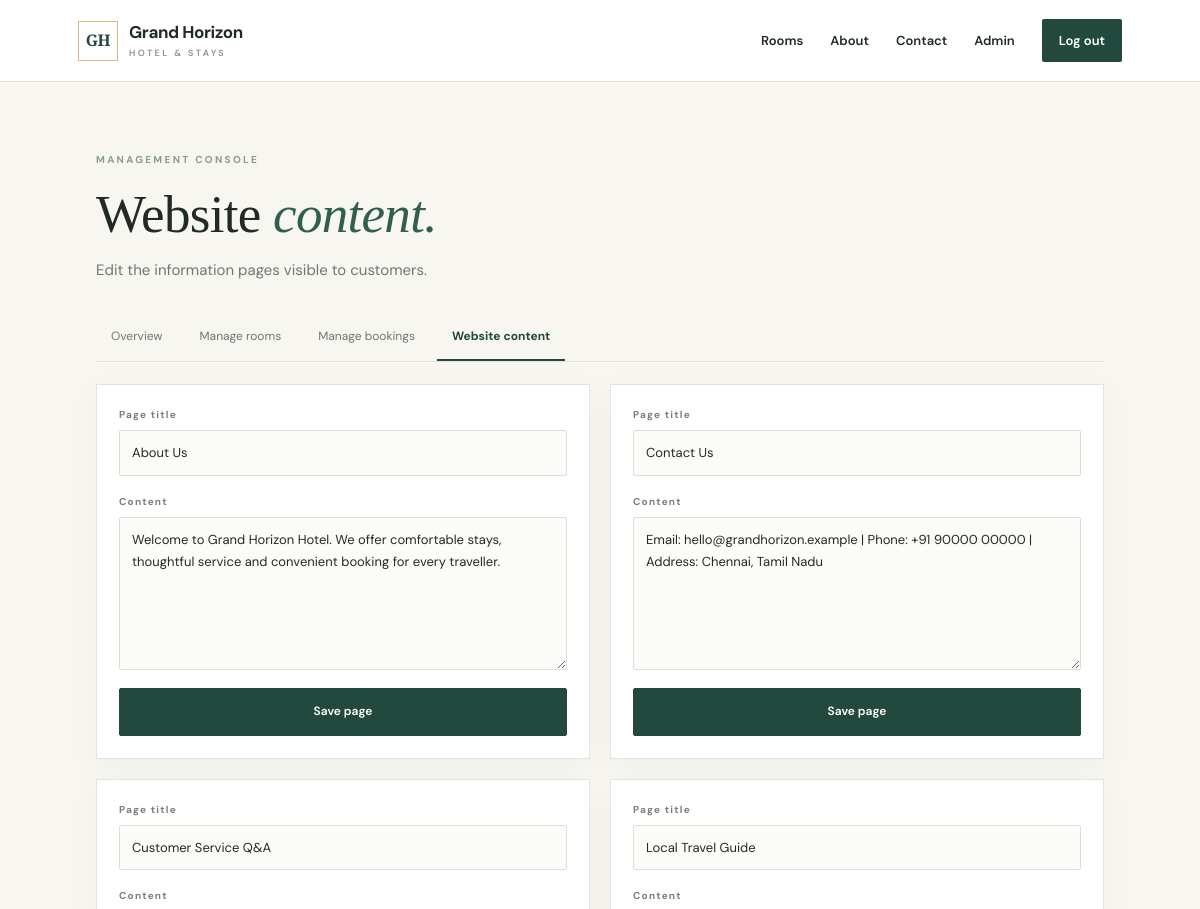
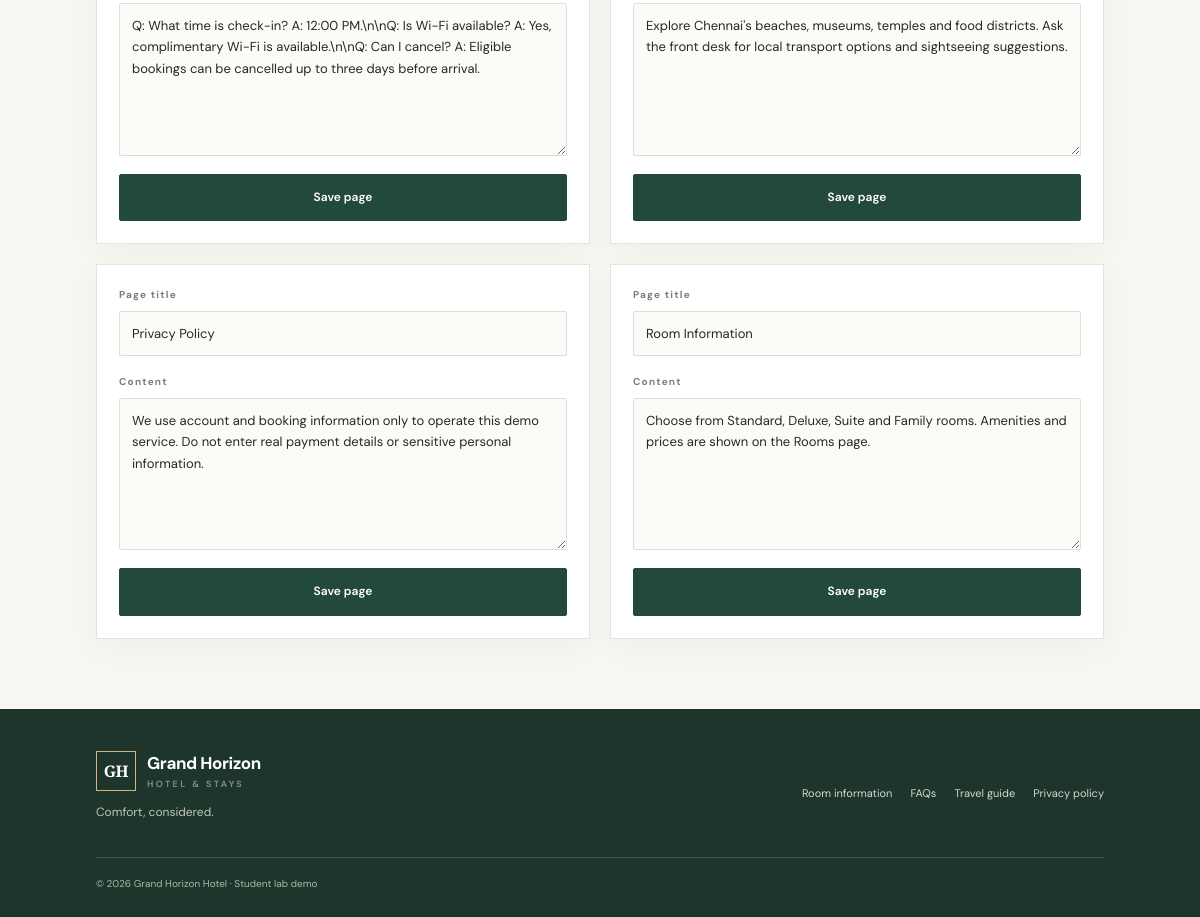
Page /admin/info (signed in) on the committed database (2 pictures, top to bottom).
### tables this page shows
CREATE TABLE site_info (
            slug TEXT PRIMARY KEY,
            title TEXT NOT NULL,
            content TEXT NOT NULL
        );

### app.py (the view, shortened to what this page needs)
@app.route("/admin/info", methods=["GET", "POST"])
@admin_required
def admin_info():
    with db() as con:
        pages = con.execute("SELECT * FROM site_info ORDER BY title").fetchall()
    return render_template("admin/info.html", pages=pages)

### app.py (called while the page is built)
def db():
    conn = sqlite3.connect(DB_PATH)
    conn.row_factory = sqlite3.Row
    conn.execute("PRAGMA foreign_keys = ON")
    return conn

def current_user():
    if "user_id" not in session:
        return None
    with db() as con:
        return con.execute("SELECT id,name,email,role FROM users WHERE id=?", (session["user_id"],)).fetchone()

def admin_required(fn):
    @wraps(fn)
    def wrapper(*args, **kwargs):
        user = current_user()
        if not user or user["role"] != "admin":
            flash("Administrator access is required.", "danger")
            return redirect(url_for("login"))
        return fn(*args, **kwargs)
    return wrapper

@app.context_processor
def inject_globals():
    return {"current_user": current_user(), "today": date.today().isoformat()}

### templates/admin/info.html
{% extends "base.html" %}{% block title %}Website content{% endblock %}
{% block content %}<section class="page-intro admin-intro"><span class="eyebrow">MANAGEMENT CONSOLE</span><h1>Website <em>content.</em></h1><p>Edit the information pages visible to customers.</p><div class="admin-nav"><a href="{{ url_for('admin_dashboard') }}">Overview</a><a href="{{ url_for('admin_rooms') }}">Manage rooms</a><a href="{{ url_for('admin_bookings') }}">Manage bookings</a><a class="active" href="{{ url_for('admin_info') }}">Website content</a></div></section><div class="info-admin-grid">{% for page in pages %}<form class="form-card" method="post"><input type="hidden" name="slug" value="{{ page.slug }}"><label>Page title<input name="title" value="{{ page.title }}" required></label><label>Content<textarea name="content" rows="6" required>{{ page.content }}</textarea></label><button class="button" type="submit">Save page</button></form>{% endfor %}</div>{% endblock %}

### templates/base.html (shortened to what this page needs)
<!doctype html>
<html lang="en">
<head>
  <link rel="stylesheet" href="{{ url_for('static', filename='style.css') }}">
</head>
<body>
<header class="topbar">
  <a class="brand" href="{{ url_for('index') }}"><span class="brand-mark">GH</span><span>Grand Horizon<small>HOTEL & STAYS</small></span></a>
  <nav>
    <a href="{{ url_for('rooms') }}">Rooms</a>
    <a href="{{ url_for('information', slug='about') }}">About</a>
    <a href="{{ url_for('information', slug='contact') }}">Contact</a>
    {% if current_user %}
      {% if current_user.role == 'admin' %}<a href="{{ url_for('admin_dashboard') }}">Admin</a>{% else %}
      <a href="{{ url_for('my_bookings') }}">My bookings</a><a href="{{ url_for('profile') }}">Profile</a>{% endif %}
      <a class="nav-pill" href="{{ url_for('logout') }}">Log out</a>
    {% else %}
      <a href="{{ url_for('login') }}">Log in</a><a class="nav-pill" href="{{ url_for('register') }}">Create account</a>
    {% endif %}
  </nav>
</header>
<main class="page">
  {% block content %}{% endblock %}
</main>
<footer class="footer">
  <div><a class="brand footer-brand" href="{{ url_for('index') }}"><span class="brand-mark">GH</span><span>Grand Horizon<small>HOTEL & STAYS</small></span></a><p>Comfort, considered.</p></div>
  <div class="footer-links">
    <a href="{{ url_for('information', slug='rooms_info') }}">Room information</a><a href="{{ url_for('information', slug='faq') }}">FAQs</a>
    <a href="{{ url_for('information', slug='travel') }}">Travel guide</a><a href="{{ url_for('information', slug='privacy') }}">Privacy policy</a>
  </div>
  <small class="copyright">© 2026 Grand Horizon Hotel · Student lab demo</small>
</footer>
</body>
</html>

### static/style.css (style rules this page uses)
:root { --ink:#202b27;--muted:#6e7771;--paper:#f7f6f1;--white:#fff;--green:#23483d;--green2:#315f4f;--gold:#d7b77b;--line:#e5e4dc;--red:#9b3b35 }
* { box-sizing:border-box }
html { scroll-behavior:smooth }
body { margin:0;background:var(--paper);color:var(--ink);font-family:'DM Sans',sans-serif;font-size:15px;line-height:1.65 }
a { color:inherit;text-decoration:none }
button,input,select,textarea { font:inherit }
.topbar { height:82px;padding:0 6.5%;display:flex;align-items:center;justify-content:space-between;background:#fff;border-bottom:1px solid var(--line);gap:25px }
.brand { display:flex;align-items:center;gap:11px;font-weight:700;letter-spacing:-.4px;font-size:17px;line-height:1.2 }
.brand small { display:block;font-size:9px;letter-spacing:2.4px;color:#8b938b;font-weight:600;margin-top:5px }
.brand-mark { width:40px;height:40px;border:1px solid var(--gold);color:var(--green);display:grid;place-items:center;font-family:'Playfair Display',serif;font-size:16px }
.topbar nav { display:flex;align-items:center;gap:27px;font-size:13px;font-weight:600 }
.nav-pill { background:var(--green);color:white;padding:11px 17px;border-radius:2px }
.page { min-height:55vh }
.eyebrow { font-size:10px;font-weight:700;letter-spacing:2.3px;color:#8c9b8e;display:block;margin-bottom:14px }
.hero h1 em,.auth-aside h1 em,.page-intro h1 em,.promise h2 em,.narrow h1 em { font-weight:500;color:#d9bd88 }
.button { display:inline-flex;align-items:center;justify-content:center;gap:12px;background:var(--green);color:white;border:1px solid var(--green);padding:13px 19px;border-radius:2px;cursor:pointer;font-weight:600;font-size:12px;transition:.2s }
.search-form label,.filter-bar label,.form-card label { display:flex;flex-direction:column;gap:7px;font-size:10px;letter-spacing:1.2px;font-weight:700;color:#778078 }
.search-form input,.search-form select,.filter-bar input,.filter-bar select,.form-card input,.form-card textarea,.form-card select { width:100%;padding:11px 12px;background:#fbfbf8;border:1px solid #dedfd7;color:var(--ink);outline:none;border-radius:2px;font-size:13px;letter-spacing:0;font-weight:400 }
.footer { padding:42px 8% 24px;background:#1e352c;color:#f4f1e9;display:grid;grid-template-columns:1fr 1fr;gap:22px }
.footer-brand { color:white }
.footer-brand .brand-mark { color:white }
.footer p { font-size:12px;color:#bdc7be }
.footer-links { display:flex;justify-content:flex-end;align-items:center;gap:18px;flex-wrap:wrap;font-size:11px;color:#d2d9d1 }
.copyright { grid-column:1/-1;border-top:1px solid #405247;padding-top:18px;color:#aab7ad;font-size:10px }
.page-intro { padding:70px 8% 35px }
.page-intro h1,.narrow h1 { font:500 clamp(36px,4.5vw,53px)/1.2 'Playfair Display',serif;margin:0 0 12px;letter-spacing:-.7px }
.page-intro h1 em,.narrow h1 em { color:var(--green2) }
.page-intro p,.narrow>p { color:var(--muted);margin:0;max-width:600px }
.form-card { background:#fff;border:1px solid var(--line);padding:30px;display:flex;flex-direction:column;gap:18px;box-shadow:0 8px 30px rgba(31,48,39,.035) }
.admin-intro { padding-bottom:22px }
.admin-nav { display:flex;gap:7px;border-bottom:1px solid var(--line);margin-top:32px;flex-wrap:wrap }
.admin-nav a { font-size:12px;padding:12px 15px;color:var(--muted);border-bottom:2px solid transparent }
.admin-nav a.active { border-color:var(--green);color:var(--green);font-weight:700 }
.info-admin-grid { padding:0 8% 70px;display:grid;grid-template-columns:repeat(2,minmax(0,1fr));gap:20px }
.info-admin-grid .form-card { padding:22px }

### rows in the picture
site_info: title "About Us", content "Welcome to Grand Horizon Hotel. We offer comfortable stays, thoughtful service and convenient booking for every traveller."
site_info: title "Contact Us", content "Email: hello@grandhorizon.example | Phone: +91 90000 00000 | Address: Chennai, Tamil Nadu"
site_info: title "Customer Service Q&A", content "Q: What time is check-in? A: 12:00 PM.\\n\\nQ: Is Wi-Fi available? A: Yes, complimentary Wi-Fi is available.\\n\\nQ: Can I cancel? A: Eligible bookings can be cancelled up to three days before arrival."
site_info: title "Local Travel Guide", content "Explore Chennai's beaches, museums, temples and food districts. Ask the front desk for local transport options and sightseeing suggestions."
site_info: title "Privacy Policy", content "We use account and booking information only to operate this demo service. Do not enter real payment details or sensitive personal information."
site_info: title "Room Information", content "Choose from Standard, Deluxe, Suite and Family rooms. Amenities and prices are shown on the Rooms page."
